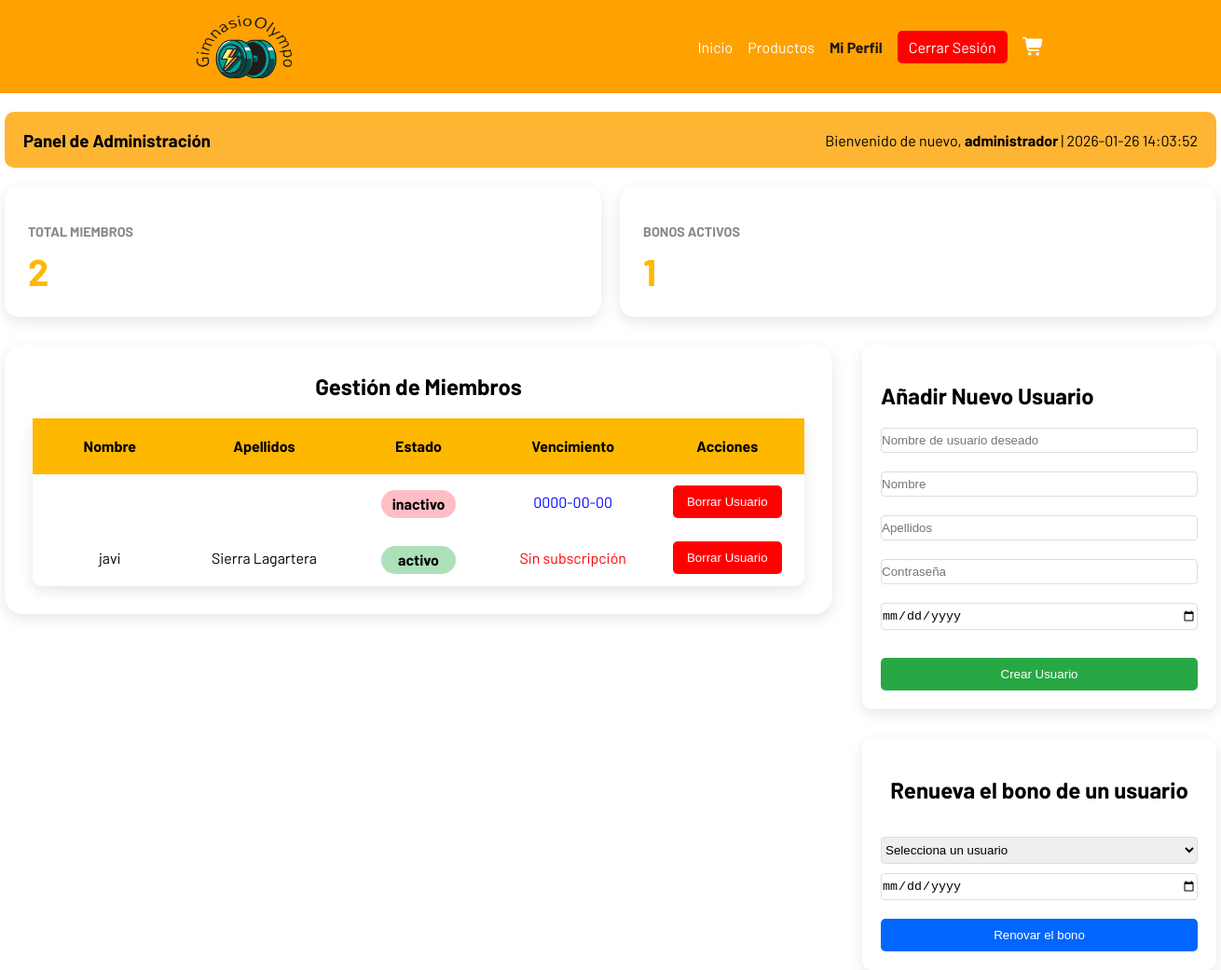
Page /GimnasioOlympo/pages/panelAdmin.php (signed in) on the committed database.
### tables this page shows
CREATE TABLE `users` (
  `id` int(11) NOT NULL,
  `user` varchar(20) NOT NULL,
  `password` varchar(255) NOT NULL,
  `role` varchar(10) NOT NULL DEFAULT 'user',
  `expiration_date` date DEFAULT NULL,
  `profile_picture` varchar(100) DEFAULT NULL,
  `name` varchar(30) NOT NULL,
  `last_name` varchar(50) NOT NULL,
  `estado` tinyint(1) NOT NULL DEFAULT 0
);

### GimnasioOlympo/pages/panelAdmin.php (the view, shortened to what this page needs)
<?php
include('./../db/db.php');
?>
<!DOCTYPE html>
<html lang="en">
<head>
    <link rel="stylesheet" href="./../css/style.css">
    <link rel="stylesheet" href="./../css/admin.css">
</head>
<body>
    <?php
    include('./../includes/header.php');
    ?>
    <main class="admin__container">
        <section>
            <article class='admin__info'>
                <h1>Panel de Administración</h1>
                <p>Bienvenido de nuevo, <span class="profile__user">administrador</span> | <?php echo $_COOKIE['lastConnection']; ?></p>
            </article>
            <section class="stats">
                <article class="stat">
                    <h3 class="stat__title">Total Miembros</h3>
                    <articl class="numero">
                        <?php
                        $stmt = $db->prepare('select count(*) as total from users where role = "user"');
                        $stmt->execute();
                        $result = $stmt->fetch();
                        echo $result['total'];
                        ?>
                    </articl>
                </article>
                <article class="stat">
                    <h3 class="stat__title">Bonos Activos</h3>
                    <article class="numero">
                        <?php
                        $stmt = $db->prepare('select count(*) as total from users where estado = 1 and role = "user"');
                        $stmt->execute();
                        $result = $stmt->fetch();
                        echo $result['total'];
                        ?>
                    </article>
                </article>
            </section>
            <div class="admin__panel">
                <div class="admin__overtable">
                    <h2>Gestión de Miembros</h2>
                    <table class="admin__table">
                        <thead class="table__head">
                            <tr>
                                <th>Nombre</th>
                                <th>Apellidos</th>
                                <th>Estado</th>
                                <th>Vencimiento</th>
                                <th>Acciones</th>
                            </tr>
                        </thead>
                        <tbody>
                            <?php
                            $stmt = $db->prepare('select * from users where role = "user"');
                            $stmt->execute();
                            $result = $stmt->fetchAll();
                            foreach ($result as $user) {
                                $user['estado'] ? $estado = 'activo' : $estado = 'inactivo';
                                $user['expiration_date'] ? $expiration__class = 'date' : $expiration__class = 'no__date';
                                echo "<tr>";
                                echo "<td style=''>" . $user['name'] . "</td>";
                                echo "<td style=''>" . $user['last_name'] . "</td>";
                                echo "<td style='display:flex; height:100%; justify-content:center; align-items:center;'><div class='" . $estado . "'>" . $estado . "</div></td>";
                                echo "<td class='" . $expiration__class . "'>" . ($user['expiration_date'] ? $user['expiration_date'] : 'Sin subscripción') . "</td>";
                                echo "<td><form action='./../utils/deleteUser.php?user=" . $user['user'] . "' method='POST'><button class='delete__button'>Borrar Usuario</button></form></td>";
                                echo "</tr>";
                            }
                            ?>
                        </tbody>
                    </table>
                </div>
                <aside class="admin__aside">
                    <section id="addUserCapa" class="aside__adduser">
                        <form action="./../utils/addUser.php" method="POST" class="add__form">
                            <h2>Añadir Nuevo Usuario</h2>
                            <input class="form__input" type="text" name="user" required placeholder="Nombre de usuario deseado">
                            <input class="form__input" type="text" name="name" required placeholder="Nombre">
                            <input class="form__input" type="text" name="last_name" required placeholder="Apellidos">
                            <input class="form__input" type="password" id="password" name="password" required placeholder="Contraseña">
                            <input class="form__input" type="date" name="expiration_date" required placeholder="Fecha de expiración">
                            <button type="submit" class="admin__button admin__button--add">Crear Usuario</button>
                        </form>
                    </section>
                    <section class="aside__adduser">
                        <h2>Renueva el bono de un usuario</h2>
                        <form action="./../utils/renovateUser.php" method="POST" style="width:100%;">
                            <select name="select" class="form__select">
                                <option selected disabled>Selecciona un usuario</option>
                            </select>
                            <input type="date" name="date" class="form__select">
                            <input class="admin__button admin__button--renovate" type="submit" value="Renovar el bono">
                        </form>
                    </section>
                </aside>
            </div>
        </section>
    </main>
</body>
</html>

### GimnasioOlympo/css/style.css (style rules this page uses)
* { box-sizing: border-box; }
:root { --color-primary: #feb800; --color-primary-dark: #ffa101; --color-bg: #f4f4f4; --color-text: #1a1a1a; --color-white: #ffffff; --active: ; }
body { margin: 0; font-family: Barlow, Arial, Helvetica, sans-serif; }

### GimnasioOlympo/css/admin.css (style rules this page uses)
.admin__info { display: flex; justify-content: space-between; align-items: center; background-color: #ffa201cb; padding: 0 20px; border-radius: 10px; margin: 20px 0; }
.admin__container { width: 1300px; margin: 0 auto; }
.profile__user { font-weight: bold; }
.delete__button { background-color: #ff0000; color: white; border: none; padding: 10px 15px; border-radius: 5px; cursor: pointer; transition: all 0.3s ease; }
.admin__button { background-color: #ff6600; color: white; border: none; padding: 10px 15px; border-radius: 5px; cursor: pointer; margin-top: 10px; }
.admin__button--add { background-color: #28a745; width: 100%; }
.admin__button--renovate { background-color: rgb(0, 102, 255); width: 100%; }
.admin__panel { display: flex; align-items: start; gap: 2rem; }
.admin__overtable { box-shadow: 0 5px 15px rgba(0, 0, 0, 0.1); border-radius: 20px; display: flex; flex-direction: column; align-items: center; padding: 30px; width: 70%; }
.admin__overtable h2 { margin-top: 0; }
.stats { margin: 20px 0; display: grid; grid-template-columns: repeat(auto-fit, minmax(250px, 1fr)); gap: 20px; margin-bottom: 30px; }
.stat { background: white; padding: 25px; border-radius: 15px; box-shadow: 0 5px 15px rgba(0, 0, 0, 0.1); transition: transform 0.3s; }
.stat__title { color: #888; font-size: 0.9em; text-transform: uppercase; margin-bottom: 10px; }
.stat .numero { font-size: 2.5em; font-weight: bold; color: var(--color-primary); }
.admin__table { border-collapse: collapse; text-align: center; table-layout: fixed; width: 100%; border-radius: 10px; box-shadow: 0 5px 15px rgba(0, 0, 0, 0.1); }
.admin__table th, .admin__table td { padding: 12px; height: 60px; }
.admin__aside { width: 30%; display: flex; flex-direction: column; gap: 2rem; }
.table__head { background-color: var(--color-primary); }
.activo { display: flex; width: 80px; height: 30px; background-color: #ade0b9; border-radius: 50px; justify-content: center; align-items: center; font-weight: bold; margin-top: 5px; }
.inactivo { display: flex; width: 80px; height: 30px; background-color: #ffbec4; border-radius: 50px; justify-content: center; align-items: center; font-weight: bold; margin-top: 5px; }
.date { color: blue; }
.no__date { color: red; }
.aside__adduser { display: flex; padding-bottom: 40px; flex-direction: column; align-items: center; gap: 1rem; box-shadow: 0 5px 15px rgba(0, 0, 0, 0.1); padding: 20px; border-radius: 10px; }
.form__input { width: 100%; padding: 5px 0; border: 1px solid #ddd; border-radius: 4px; box-sizing: border-box; transition: border-color 0.3s; margin-bottom: 20px; }
.form__select { width: 100%; padding: 5px 0; border: 1px solid #ddd; border-radius: 4px; box-sizing: border-box; margin-bottom: 10px; }

### rows in the picture
users: estado "inactivo", expiration_date "0000-00-00"
users: name "javi", last_name "Sierra Lagartera", estado "activo", shows "Sin subscripción"

### other values in the picture
$_COOKIE['lastConnection'] "2026-01-26 14:03:52"
$result['total'] "2"
$result['total'] "1"
